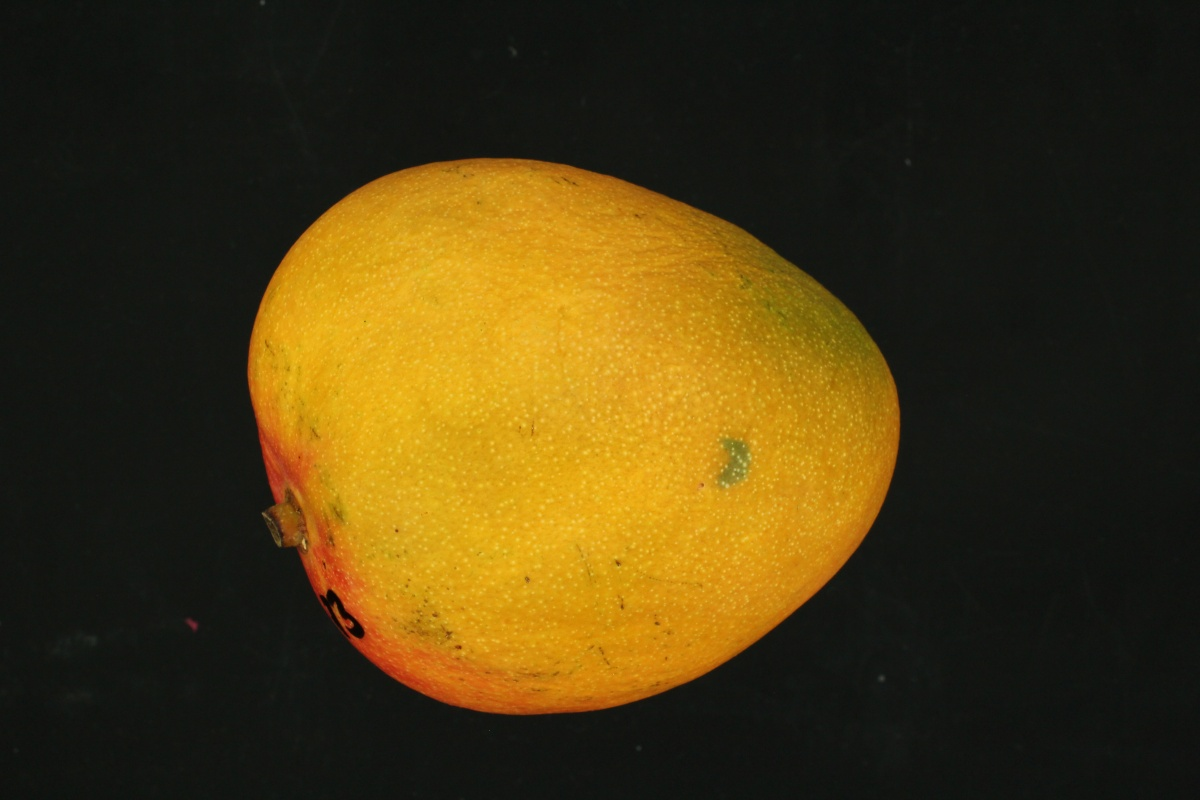
%> input picture images/Mango_01_ANM.JPG, 1200 x 800 px; its folder holds only this picture in this run
$ octave preprocessing.m   (GNU Octave 9; MATLAB toolbox functions it lacks are replaced by stand-ins)
%> lines starting %> are read from the running program, lines starting %| are printed output that depends on the picture; in (x1, y1, x2, y2) boxes, pixels count from 0 and x2, y2 are one past the last pixel; in counts of white or black regions, pixels touching at a corner belong together; the program's own positions count from 1
% Get list of all BMP files in this directory
% DIR returns as a structure array.  You will need to use () and . to get
% the file names.
imagefiles = dir('*.jpg');
nfiles = length(imagefiles);    % Number of files found

for ii=1:nfiles
   currentfilename = imagefiles(ii).name;
   fileNames{ii} = currentfilename;
   currentimage = imread(currentfilename);
%> currentimage is the input picture: size 800x1200x3 uint8; mean R, G, B 73.7, 57.4, 18.4
   images{ii} = currentimage;
end

for i=1:nfiles
    grayscale = rgb2gray(images{i});
    imwrite(grayscale, sprintf('gray%.02d.jpg', i));
end
%> this loop made 1 pass
%> pass 1, `grayscale = rgb2gray(images{i});`:
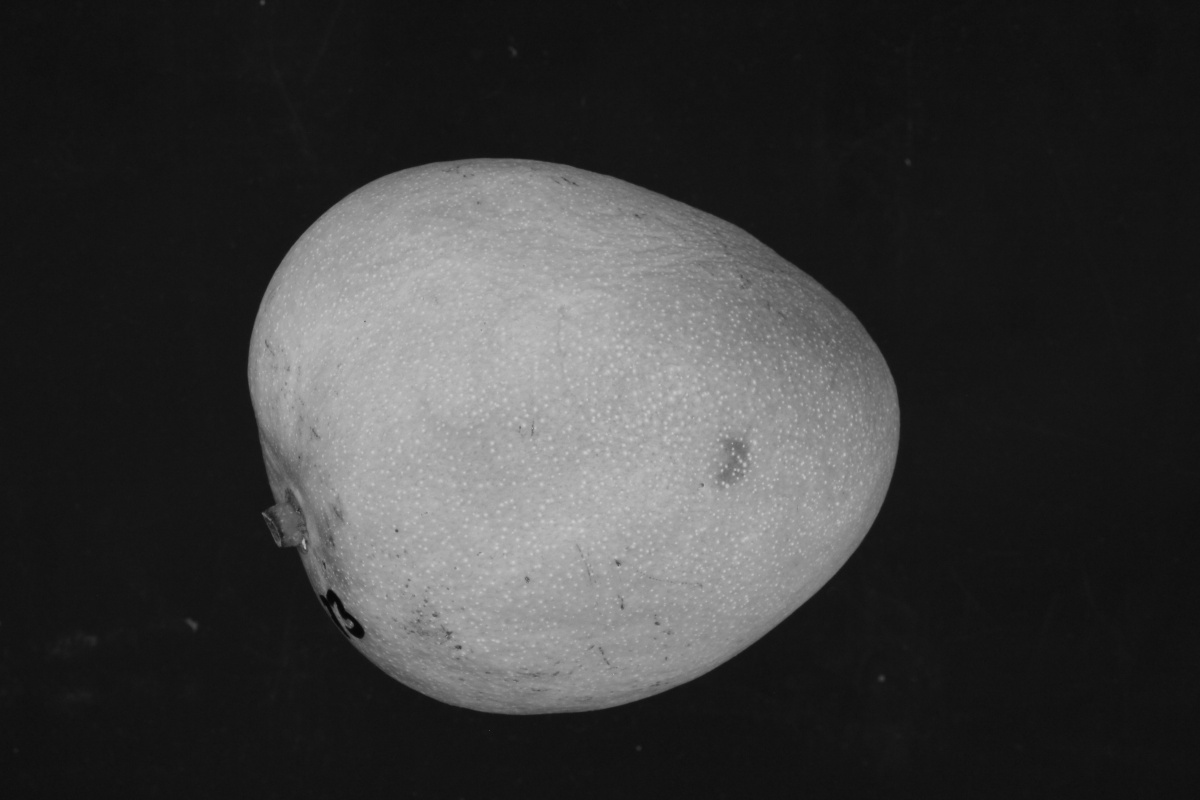
%> grayscale: size 800x1200 uint8; min 3, max 204, mean 57.9

for j=1:nfiles
    blackwhite = im2bw(images{j}, 0.5);
    imwrite(blackwhite, sprintf('blackwhite%.02d.jpg', j));
end
%> this loop made 1 pass
%> pass 1, `blackwhite = im2bw(images{j}, 0.5);`:
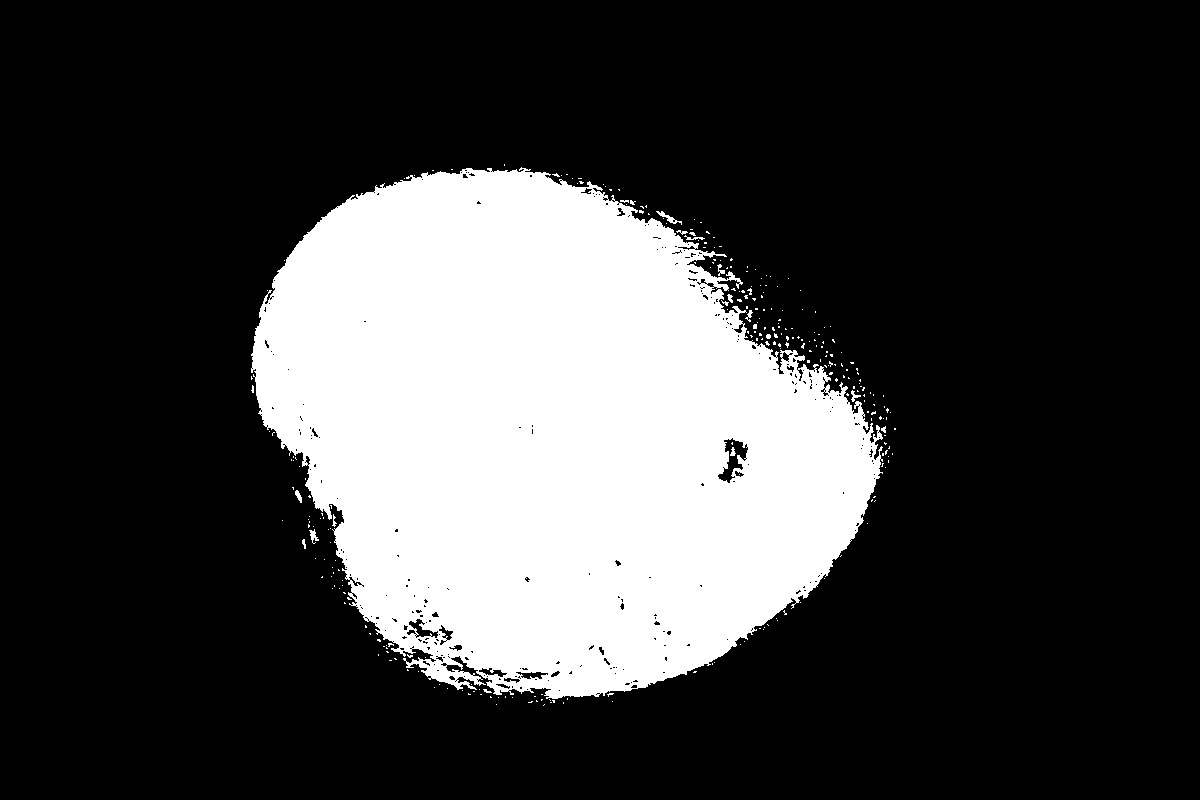
%> blackwhite: size 800x1200 logical; 24.4% white; 287 white regions (271 under 20 px), largest, box (x1, y1, x2, y2) and area: (251, 167, 883, 699) 232711, (656, 211, 682, 225) 96, (309, 529, 319, 544) 66

$ run again, on images/Mango_04_ANM.JPG
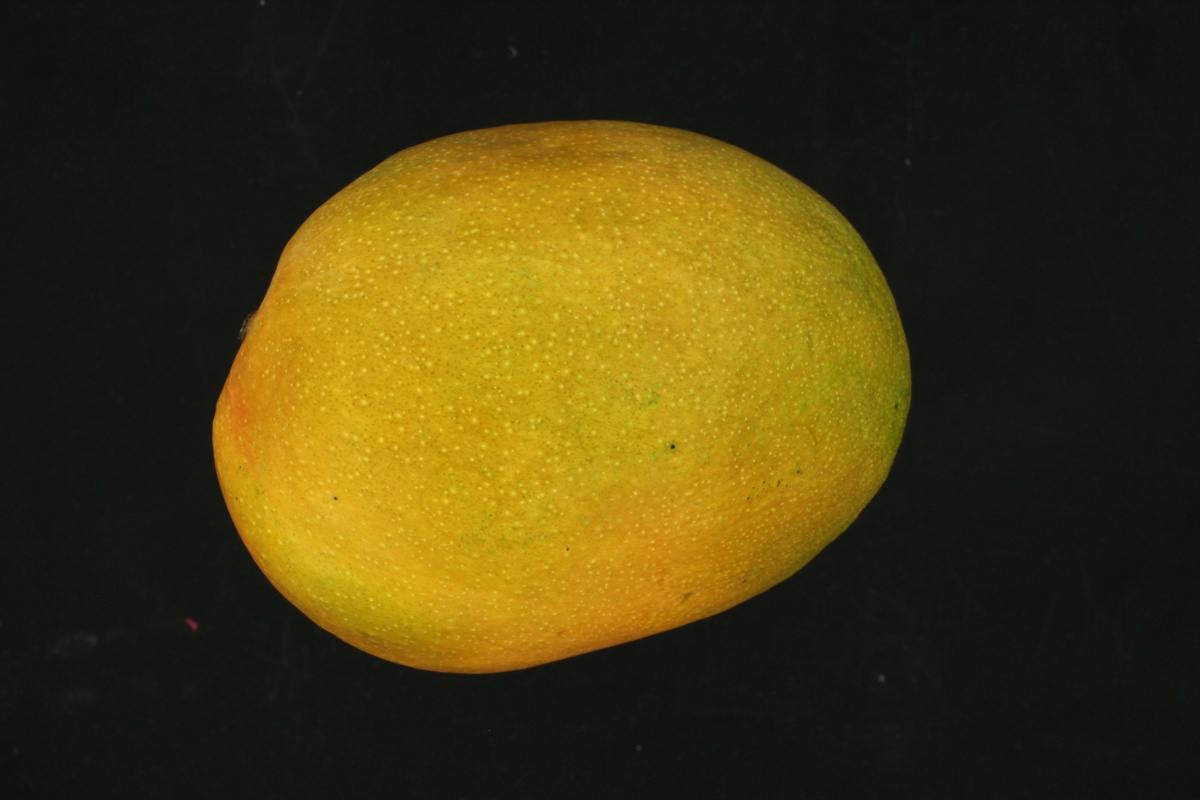
%> input picture images/Mango_04_ANM.JPG, 1200 x 800 px
%> currentimage is the input picture: size 800x1200x3 uint8; mean R, G, B 70.8, 59.7, 18.2
%> the loop `for i=1:nfiles` made 1 pass
%> pass 1, `grayscale = rgb2gray(images{i});`:
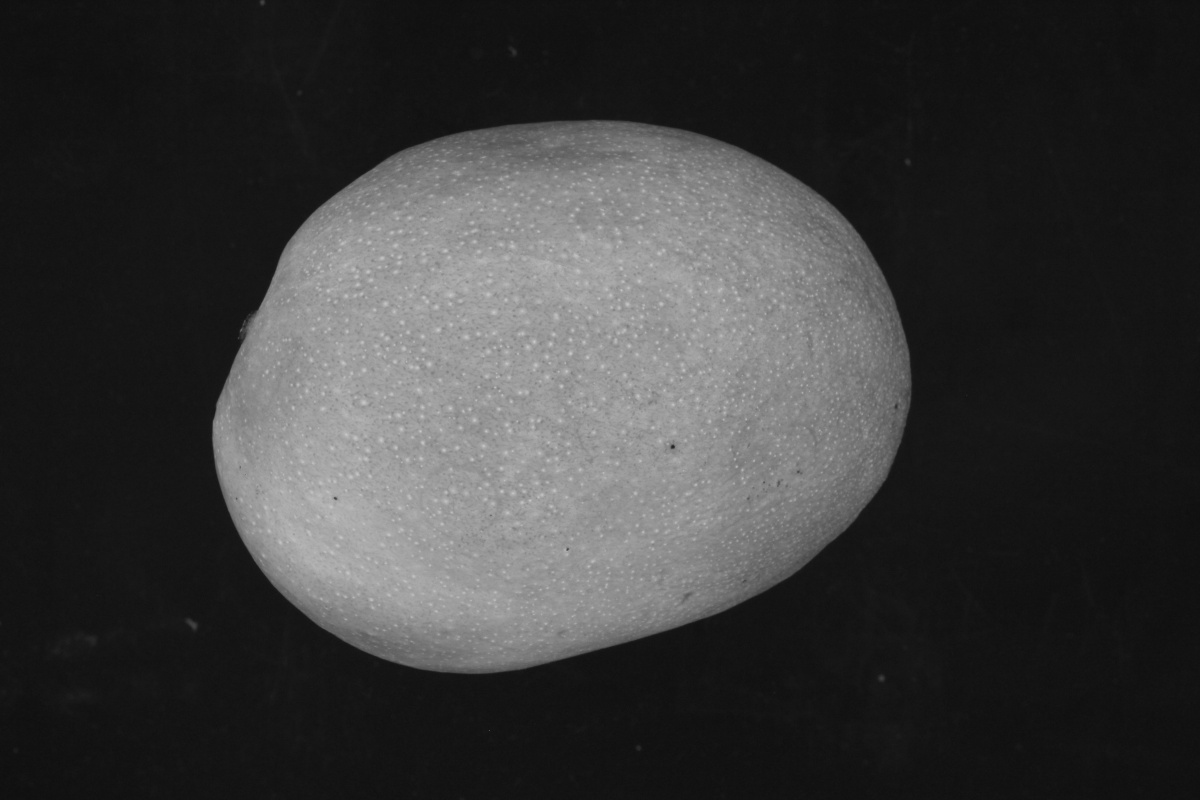
%> grayscale: size 800x1200 uint8; min 14, max 202, mean 58.3
%> the loop `for j=1:nfiles` made 1 pass
%> pass 1, `blackwhite = im2bw(images{j}, 0.5);`:
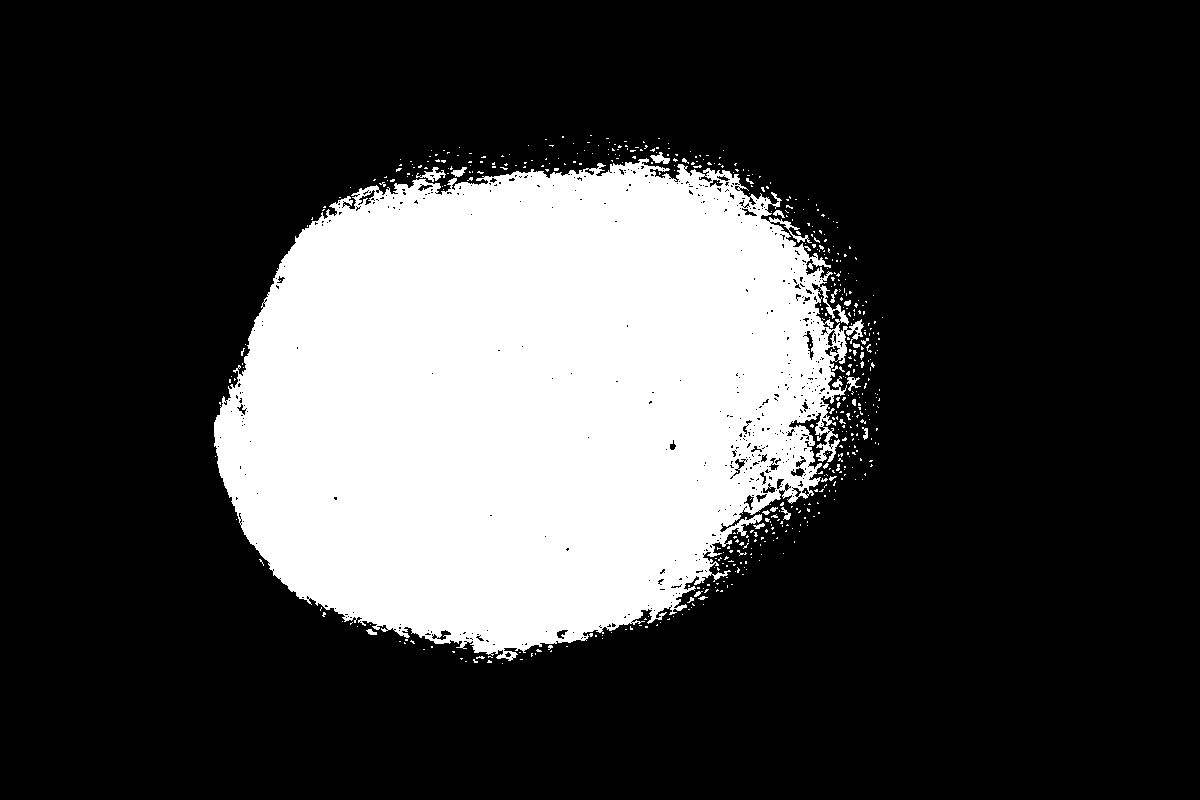
%> blackwhite: size 800x1200 logical; 24.8% white; 523 white regions (496 under 20 px), largest, box (x1, y1, x2, y2) and area: (214, 158, 864, 661) 234663, (416, 167, 446, 182) 174, (650, 152, 670, 164) 123

$ run again, on images/Mango_01_BNM.JPG
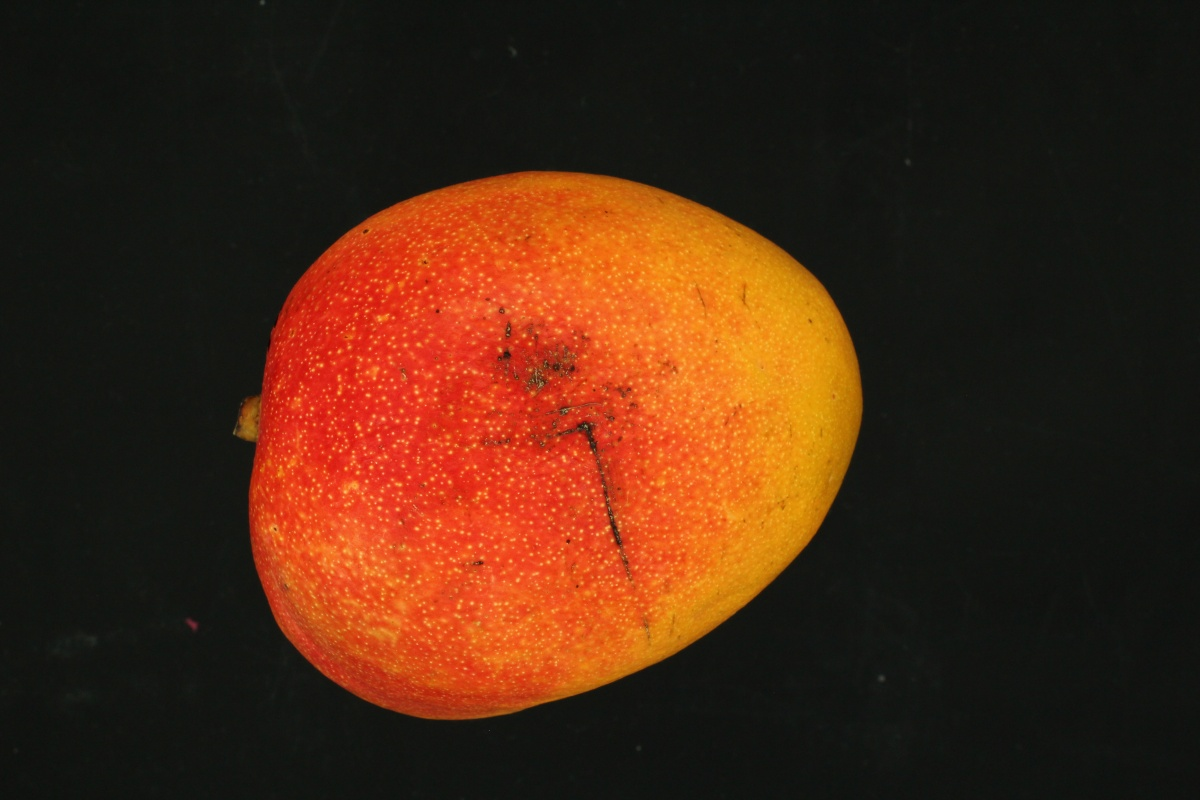
%> input picture images/Mango_01_BNM.JPG, 1200 x 800 px
%> currentimage is the input picture: size 800x1200x3 uint8; mean R, G, B 74.5, 39.3, 19.6
%> the loop `for i=1:nfiles` made 1 pass
%> pass 1, `grayscale = rgb2gray(images{i});`:
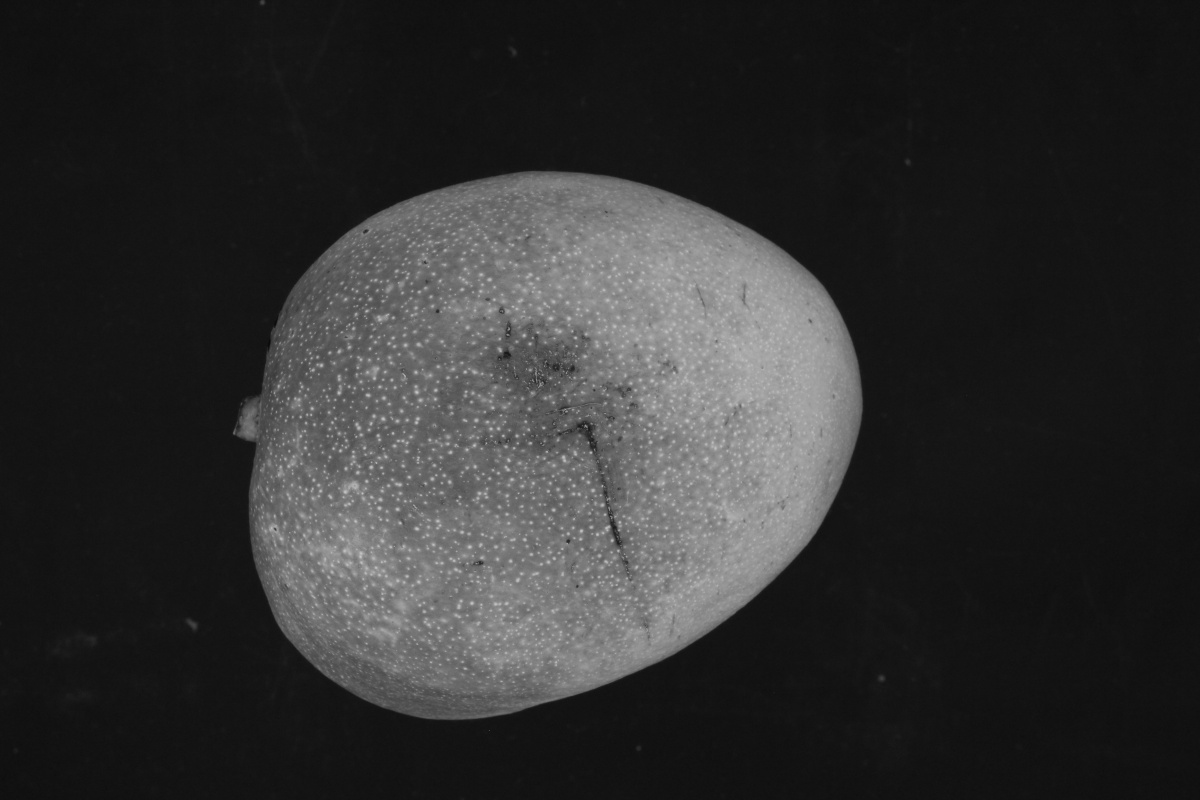
%> grayscale: size 800x1200 uint8; min 10, max 197, mean 47.6
%> the loop `for j=1:nfiles` made 1 pass
%> pass 1, `blackwhite = im2bw(images{j}, 0.5);`:
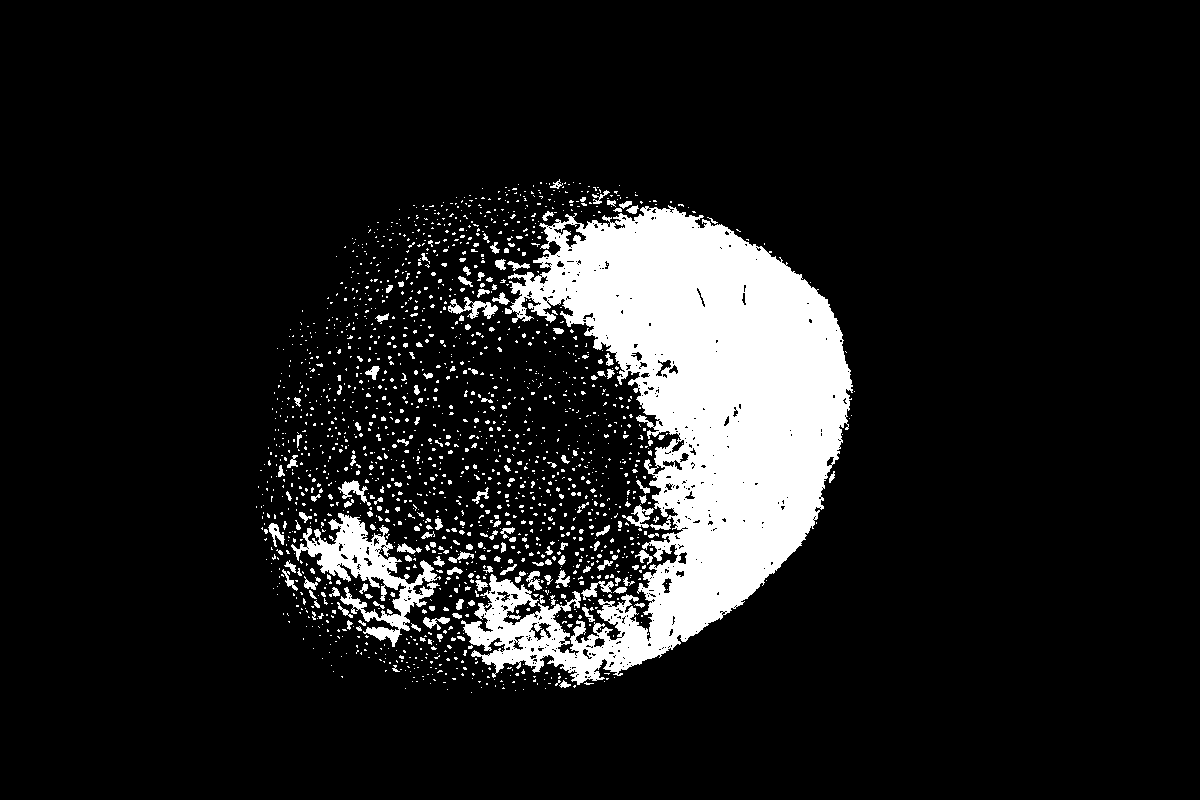
%> blackwhite: size 800x1200 logical; 11.3% white; 1759 white regions (1586 under 20 px), largest, box (x1, y1, x2, y2) and area: (461, 205, 853, 685) 85833, (291, 513, 441, 647) 5787, (448, 297, 498, 319) 467
